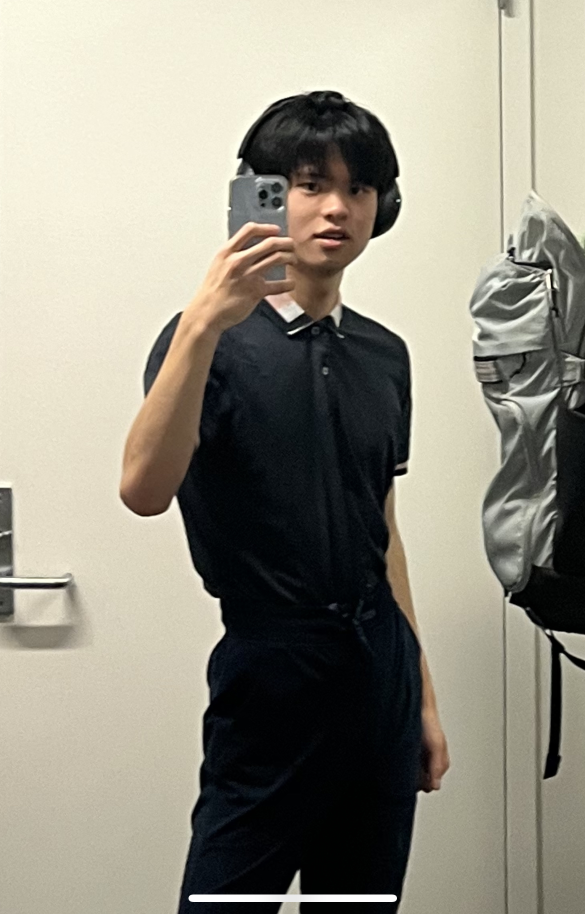
#> input picture Misc/test.PNG, 1170 x 1828 px (shown at 1/2 size)
$ python BasicManipulations.py
#> lines starting #> are read from the running program, lines starting #| are printed output that depends on the picture
import cv2
import numpy as np

img = cv2.imread("test.PNG")
#> img is the input picture: shape (1828, 1170, 3); mean B, G, R 131.3, 144.8, 148.7
img = cv2.resize(img,(300,600))
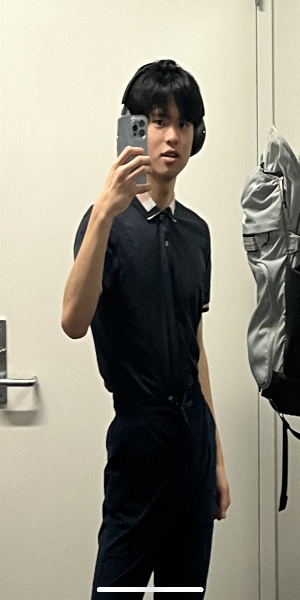
#> img: shape (600, 300, 3); mean B, G, R 131.1, 144.7, 148.6

tx = 50
ty = 100
M = np.float32([[1,0,tx],[0,1,ty]])
rows, columns, _ = img.shape
#> rows = 600; columns = 300
trans_img = cv2.warpAffine(img,M,(columns,rows))
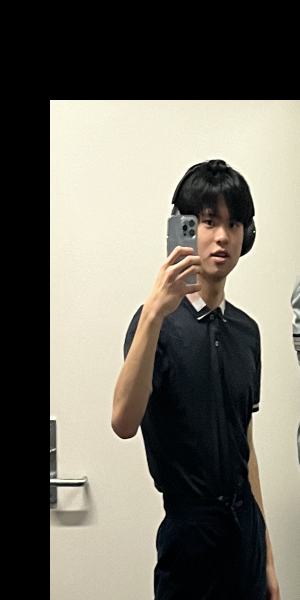
#> trans_img: shape (600, 300, 3); mean B, G, R 97.5, 107.5, 110.9

trans_img = cv2.rotate(trans_img,cv2.ROTATE_90_COUNTERCLOCKWISE)
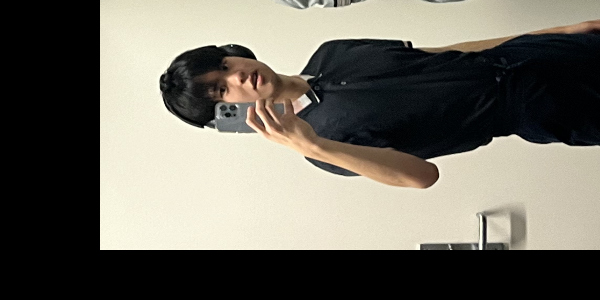
#> trans_img: shape (300, 600, 3); mean B, G, R 97.5, 107.5, 110.9
M0 = cv2.getRotationMatrix2D((rows/2,columns/2),90,1)

trans_img = cv2.warpAffine(img,M0,(columns,rows))
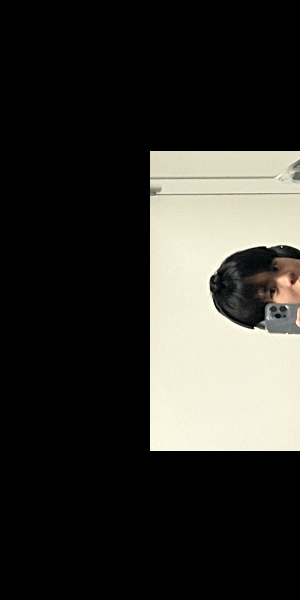
#> trans_img: shape (600, 300, 3); mean B, G, R 47.4, 52.2, 53.3

x_flip = cv2.flip(trans_img,1)
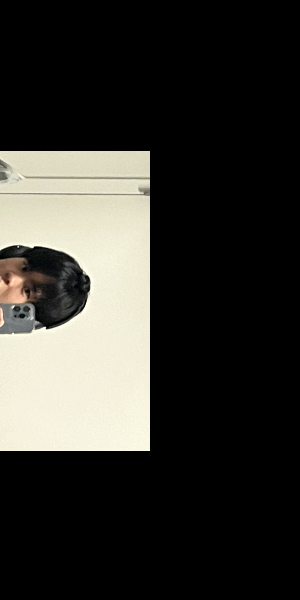
#> x_flip: shape (600, 300, 3); mean B, G, R 47.4, 52.2, 53.3
y_flip = cv2.flip(trans_img,0)
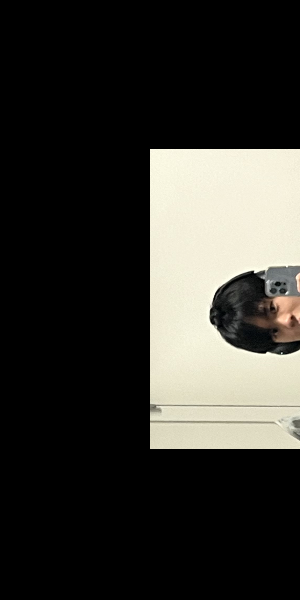
#> y_flip: shape (600, 300, 3); mean B, G, R 47.4, 52.2, 53.3
xy_flip = cv2.flip(trans_img,-1)
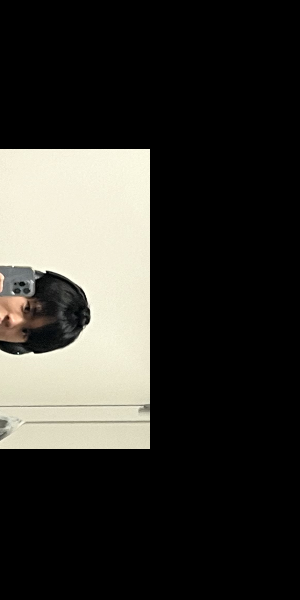
#> xy_flip: shape (600, 300, 3); mean B, G, R 47.4, 52.2, 53.3

cv2.imshow("Translated Image",trans_img)

cv2.imshow("x flip",x_flip)
cv2.imshow("y flip",y_flip)
cv2.imshow("xy flip",xy_flip)

cv2.waitKey(0)
cv2.destroyAllWindows()

$ run again, with Misc/moon_target.png copied over Misc/test.PNG
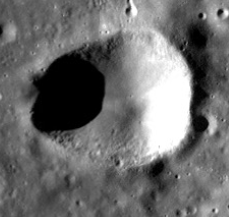
#> input picture Misc/moon_target.png, 229 x 217 px
#> img is the input picture: shape (217, 229, 3); min 0, max 255, mean 108.5
#> img: shape (600, 300, 3)
#> `trans_img = cv2.rotate(trans_img,cv2.ROTATE_90_COUNTERCLOCKWISE)`:
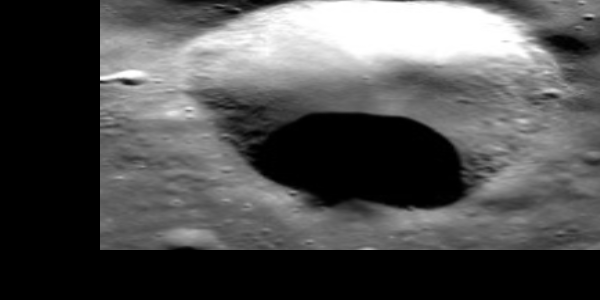
#> trans_img: shape (300, 600, 3); min 0, max 255, mean 80
#> `xy_flip = cv2.flip(trans_img,-1)`:
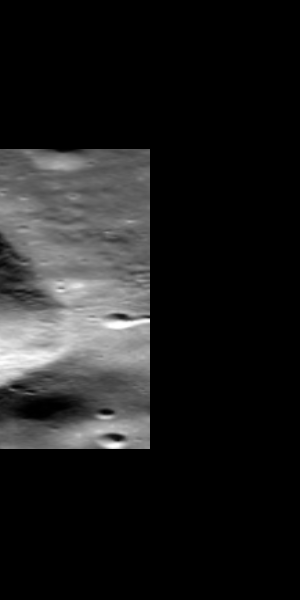
#> xy_flip: shape (600, 300, 3); min 0, max 255, mean 29
